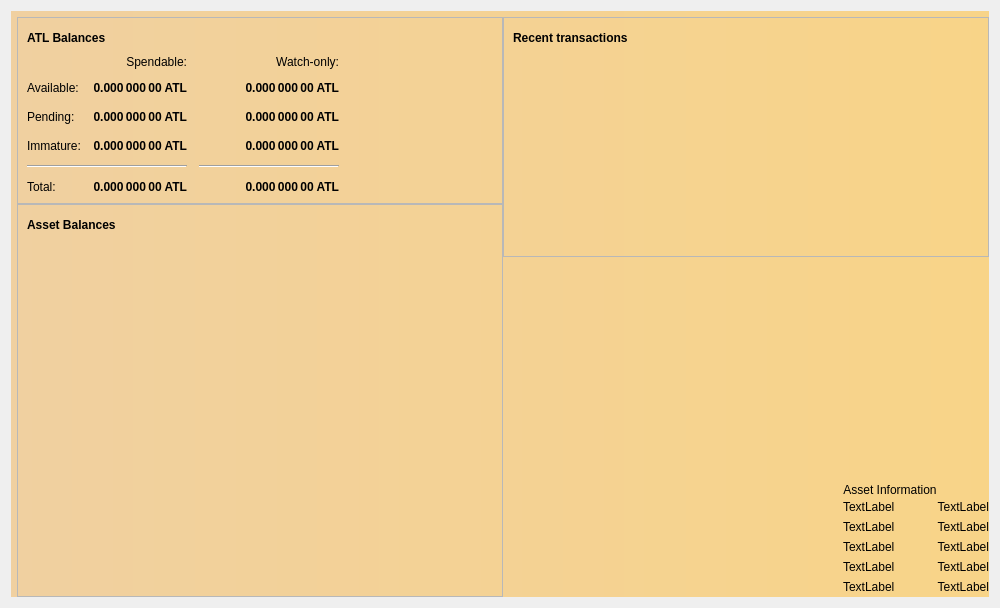
<?xml version="1.0" encoding="UTF-8"?>
<ui version="4.0">
 <class>OverviewPage</class>
 <widget class="QWidget" name="OverviewPage">
  <property name="geometry">
   <rect>
    <x>0</x>
    <y>0</y>
    <width>1000</width>
    <height>608</height>
   </rect>
  </property>
  <property name="windowTitle">
   <string>Form</string>
  </property>
  <layout class="QGridLayout" name="gridLayout_3">
   <item row="0" column="0" rowspan="2" colspan="2">
    <widget class="QLabel" name="labelAlerts">
     <property name="visible">
      <bool>true</bool>
     </property>
     <property name="styleSheet">
      <string notr="true">QLabel { background-color: qlineargradient(x1: 0, y1: 0, x2: 1, y2: 0, stop:0 #F0D0A0, stop:1 #F8D488); color:#000000; }</string>
     </property>
     <property name="wordWrap">
      <bool>true</bool>
     </property>
     <property name="margin">
      <number>3</number>
     </property>
     <property name="textInteractionFlags">
      <set>Qt::TextSelectableByMouse</set>
     </property>
    </widget>
   </item>
   <item row="1" column="1">
    <layout class="QHBoxLayout" name="horizontalLayout" stretch="0,0">
     <property name="spacing">
      <number>0</number>
     </property>
     <property name="sizeConstraint">
      <enum>QLayout::SetMaximumSize</enum>
     </property>
     <item>
      <layout class="QVBoxLayout" name="verticalLayout_2">
       <item>
        <widget class="QFrame" name="frame">
         <property name="frameShape">
          <enum>QFrame::StyledPanel</enum>
         </property>
         <property name="frameShadow">
          <enum>QFrame::Raised</enum>
         </property>
         <layout class="QVBoxLayout" name="verticalLayout_4">
          <item>
           <layout class="QHBoxLayout" name="horizontalLayout_4">
            <item>
             <widget class="QLabel" name="label_5">
              <property name="font">
               <font>
                <weight>75</weight>
                <bold>true</bold>
               </font>
              </property>
              <property name="text">
               <string>ATL Balances</string>
              </property>
             </widget>
            </item>
            <item>
             <widget class="QPushButton" name="labelWalletStatus">
              <property name="enabled">
               <bool>true</bool>
              </property>
              <property name="maximumSize">
               <size>
                <width>30</width>
                <height>16777215</height>
               </size>
              </property>
              <property name="toolTip">
               <string>The displayed information may be out of date. Your wallet automatically synchronizes with the Atlas network after a connection is established, but this process has not completed yet.</string>
              </property>
              <property name="text">
               <string/>
              </property>
              <property name="icon">
               <iconset>
                <normaloff>:/icons/warning</normaloff>
                <disabledoff>:/icons/warning</disabledoff>:/icons/warning</iconset>
              </property>
              <property name="iconSize">
               <size>
                <width>24</width>
                <height>24</height>
               </size>
              </property>
              <property name="flat">
               <bool>true</bool>
              </property>
             </widget>
            </item>
            <item>
             <spacer name="horizontalSpacer_3">
              <property name="orientation">
               <enum>Qt::Horizontal</enum>
              </property>
              <property name="sizeHint" stdset="0">
               <size>
                <width>40</width>
                <height>20</height>
               </size>
              </property>
             </spacer>
            </item>
           </layout>
          </item>
          <item>
           <layout class="QGridLayout" name="gridLayout">
            <property name="spacing">
             <number>12</number>
            </property>
            <item row="1" column="1">
             <widget class="QLabel" name="labelBalance">
              <property name="font">
               <font>
                <weight>75</weight>
                <bold>true</bold>
               </font>
              </property>
              <property name="cursor">
               <cursorShape>IBeamCursor</cursorShape>
              </property>
              <property name="toolTip">
               <string>Your current spendable balance</string>
              </property>
              <property name="text">
               <string notr="true">0.000 000 00 ATL</string>
              </property>
              <property name="alignment">
               <set>Qt::AlignRight|Qt::AlignTrailing|Qt::AlignVCenter</set>
              </property>
              <property name="textInteractionFlags">
               <set>Qt::LinksAccessibleByMouse|Qt::TextSelectableByKeyboard|Qt::TextSelectableByMouse</set>
              </property>
             </widget>
            </item>
            <item row="1" column="0">
             <widget class="QLabel" name="labelBalanceText">
              <property name="text">
               <string>Available:</string>
              </property>
             </widget>
            </item>
            <item row="3" column="2">
             <widget class="QLabel" name="labelWatchImmature">
              <property name="font">
               <font>
                <weight>75</weight>
                <bold>true</bold>
               </font>
              </property>
              <property name="cursor">
               <cursorShape>IBeamCursor</cursorShape>
              </property>
              <property name="toolTip">
               <string>Mined balance in watch-only addresses that has not yet matured</string>
              </property>
              <property name="text">
               <string notr="true">0.000 000 00 ATL</string>
              </property>
              <property name="alignment">
               <set>Qt::AlignRight|Qt::AlignTrailing|Qt::AlignVCenter</set>
              </property>
              <property name="textInteractionFlags">
               <set>Qt::LinksAccessibleByMouse|Qt::TextSelectableByKeyboard|Qt::TextSelectableByMouse</set>
              </property>
             </widget>
            </item>
            <item row="2" column="3">
             <spacer name="horizontalSpacer_2">
              <property name="orientation">
               <enum>Qt::Horizontal</enum>
              </property>
              <property name="sizeHint" stdset="0">
               <size>
                <width>40</width>
                <height>20</height>
               </size>
              </property>
             </spacer>
            </item>
            <item row="5" column="0">
             <widget class="QLabel" name="labelTotalText">
              <property name="text">
               <string>Total:</string>
              </property>
             </widget>
            </item>
            <item row="2" column="0">
             <widget class="QLabel" name="labelPendingText">
              <property name="text">
               <string>Pending:</string>
              </property>
             </widget>
            </item>
            <item row="5" column="2">
             <widget class="QLabel" name="labelWatchTotal">
              <property name="font">
               <font>
                <weight>75</weight>
                <bold>true</bold>
               </font>
              </property>
              <property name="cursor">
               <cursorShape>IBeamCursor</cursorShape>
              </property>
              <property name="toolTip">
               <string>Current total balance in watch-only addresses</string>
              </property>
              <property name="text">
               <string notr="true">0.000 000 00 ATL</string>
              </property>
              <property name="alignment">
               <set>Qt::AlignRight|Qt::AlignTrailing|Qt::AlignVCenter</set>
              </property>
              <property name="textInteractionFlags">
               <set>Qt::LinksAccessibleByMouse|Qt::TextSelectableByKeyboard|Qt::TextSelectableByMouse</set>
              </property>
             </widget>
            </item>
            <item row="2" column="1">
             <widget class="QLabel" name="labelUnconfirmed">
              <property name="font">
               <font>
                <weight>75</weight>
                <bold>true</bold>
               </font>
              </property>
              <property name="cursor">
               <cursorShape>IBeamCursor</cursorShape>
              </property>
              <property name="toolTip">
               <string>Total of transactions that have yet to be confirmed, and do not yet count toward the spendable balance</string>
              </property>
              <property name="text">
               <string notr="true">0.000 000 00 ATL</string>
              </property>
              <property name="alignment">
               <set>Qt::AlignRight|Qt::AlignTrailing|Qt::AlignVCenter</set>
              </property>
              <property name="textInteractionFlags">
               <set>Qt::LinksAccessibleByMouse|Qt::TextSelectableByKeyboard|Qt::TextSelectableByMouse</set>
              </property>
             </widget>
            </item>
            <item row="1" column="2">
             <widget class="QLabel" name="labelWatchAvailable">
              <property name="font">
               <font>
                <weight>75</weight>
                <bold>true</bold>
               </font>
              </property>
              <property name="cursor">
               <cursorShape>IBeamCursor</cursorShape>
              </property>
              <property name="toolTip">
               <string>Your current balance in watch-only addresses</string>
              </property>
              <property name="text">
               <string notr="true">0.000 000 00 ATL</string>
              </property>
              <property name="alignment">
               <set>Qt::AlignRight|Qt::AlignTrailing|Qt::AlignVCenter</set>
              </property>
              <property name="textInteractionFlags">
               <set>Qt::LinksAccessibleByMouse|Qt::TextSelectableByKeyboard|Qt::TextSelectableByMouse</set>
              </property>
             </widget>
            </item>
            <item row="2" column="2">
             <widget class="QLabel" name="labelWatchPending">
              <property name="font">
               <font>
                <weight>75</weight>
                <bold>true</bold>
               </font>
              </property>
              <property name="cursor">
               <cursorShape>IBeamCursor</cursorShape>
              </property>
              <property name="toolTip">
               <string>Unconfirmed transactions to watch-only addresses</string>
              </property>
              <property name="text">
               <string notr="true">0.000 000 00 ATL</string>
              </property>
              <property name="alignment">
               <set>Qt::AlignRight|Qt::AlignTrailing|Qt::AlignVCenter</set>
              </property>
              <property name="textInteractionFlags">
               <set>Qt::LinksAccessibleByMouse|Qt::TextSelectableByKeyboard|Qt::TextSelectableByMouse</set>
              </property>
             </widget>
            </item>
            <item row="3" column="1">
             <widget class="QLabel" name="labelImmature">
              <property name="font">
               <font>
                <weight>75</weight>
                <bold>true</bold>
               </font>
              </property>
              <property name="cursor">
               <cursorShape>IBeamCursor</cursorShape>
              </property>
              <property name="toolTip">
               <string>Mined balance that has not yet matured</string>
              </property>
              <property name="text">
               <string notr="true">0.000 000 00 ATL</string>
              </property>
              <property name="alignment">
               <set>Qt::AlignRight|Qt::AlignTrailing|Qt::AlignVCenter</set>
              </property>
              <property name="textInteractionFlags">
               <set>Qt::LinksAccessibleByMouse|Qt::TextSelectableByKeyboard|Qt::TextSelectableByMouse</set>
              </property>
             </widget>
            </item>
            <item row="0" column="2">
             <widget class="QLabel" name="labelWatchonly">
              <property name="text">
               <string>Watch-only:</string>
              </property>
              <property name="alignment">
               <set>Qt::AlignRight|Qt::AlignTrailing|Qt::AlignVCenter</set>
              </property>
             </widget>
            </item>
            <item row="4" column="0" colspan="2">
             <widget class="Line" name="line">
              <property name="orientation">
               <enum>Qt::Horizontal</enum>
              </property>
             </widget>
            </item>
            <item row="4" column="2">
             <widget class="Line" name="lineWatchBalance">
              <property name="sizePolicy">
               <sizepolicy hsizetype="Preferred" vsizetype="Fixed">
                <horstretch>0</horstretch>
                <verstretch>0</verstretch>
               </sizepolicy>
              </property>
              <property name="minimumSize">
               <size>
                <width>140</width>
                <height>0</height>
               </size>
              </property>
              <property name="orientation">
               <enum>Qt::Horizontal</enum>
              </property>
             </widget>
            </item>
            <item row="5" column="1">
             <widget class="QLabel" name="labelTotal">
              <property name="font">
               <font>
                <weight>75</weight>
                <bold>true</bold>
               </font>
              </property>
              <property name="cursor">
               <cursorShape>IBeamCursor</cursorShape>
              </property>
              <property name="toolTip">
               <string>Your current total balance</string>
              </property>
              <property name="text">
               <string notr="true">0.000 000 00 ATL</string>
              </property>
              <property name="alignment">
               <set>Qt::AlignRight|Qt::AlignTrailing|Qt::AlignVCenter</set>
              </property>
              <property name="textInteractionFlags">
               <set>Qt::LinksAccessibleByMouse|Qt::TextSelectableByKeyboard|Qt::TextSelectableByMouse</set>
              </property>
             </widget>
            </item>
            <item row="0" column="1">
             <widget class="QLabel" name="labelSpendable">
              <property name="text">
               <string>Spendable:</string>
              </property>
              <property name="alignment">
               <set>Qt::AlignRight|Qt::AlignTrailing|Qt::AlignVCenter</set>
              </property>
             </widget>
            </item>
            <item row="3" column="0">
             <widget class="QLabel" name="labelImmatureText">
              <property name="text">
               <string>Immature:</string>
              </property>
             </widget>
            </item>
           </layout>
          </item>
         </layout>
        </widget>
       </item>
       <item>
        <widget class="QFrame" name="frame_3">
         <property name="frameShape">
          <enum>QFrame::StyledPanel</enum>
         </property>
         <property name="frameShadow">
          <enum>QFrame::Raised</enum>
         </property>
         <layout class="QVBoxLayout" name="verticalLayout_5">
          <item>
           <layout class="QHBoxLayout" name="assetBalanceHorizontalLayout">
            <item>
             <widget class="QLabel" name="assetBalanceLabel">
              <property name="font">
               <font>
                <weight>75</weight>
                <bold>true</bold>
               </font>
              </property>
              <property name="text">
               <string>Asset Balances</string>
              </property>
             </widget>
            </item>
            <item>
             <widget class="QLabel" name="labelAssetAdministrator">
              <property name="toolTip">
               <string>Displayed next to assets that you are the administrator of</string>
              </property>
              <property name="text">
               <string/>
              </property>
              <property name="textFormat">
               <enum>Qt::AutoText</enum>
              </property>
              <property name="pixmap">
               <pixmap>../res/icons/asset_administrator.png</pixmap>
              </property>
              <property name="scaledContents">
               <bool>false</bool>
              </property>
             </widget>
            </item>
            <item>
             <widget class="QPushButton" name="labelAssetStatus">
              <property name="enabled">
               <bool>true</bool>
              </property>
              <property name="maximumSize">
               <size>
                <width>30</width>
                <height>16777215</height>
               </size>
              </property>
              <property name="toolTip">
               <string>The displayed information may be out of date. Your wallet automatically synchronizes with the Atlas network after a connection is established, but this process has not completed yet.</string>
              </property>
              <property name="text">
               <string/>
              </property>
              <property name="icon">
               <iconset>
                <normaloff>:/icons/warning</normaloff>
                <disabledoff>:/icons/warning</disabledoff>:/icons/warning</iconset>
              </property>
              <property name="iconSize">
               <size>
                <width>24</width>
                <height>24</height>
               </size>
              </property>
              <property name="flat">
               <bool>true</bool>
              </property>
             </widget>
            </item>
            <item>
             <spacer name="horizontalSpacer_4">
              <property name="orientation">
               <enum>Qt::Horizontal</enum>
              </property>
              <property name="sizeHint" stdset="0">
               <size>
                <width>40</width>
                <height>20</height>
               </size>
              </property>
             </spacer>
            </item>
           </layout>
          </item>
          <item>
           <widget class="QTableView" name="listAssets">
            <property name="sizePolicy">
             <sizepolicy hsizetype="Expanding" vsizetype="Expanding">
              <horstretch>0</horstretch>
              <verstretch>0</verstretch>
             </sizepolicy>
            </property>
            <property name="styleSheet">
             <string notr="true">QTableView { background: transparent; }</string>
            </property>
            <property name="sizeAdjustPolicy">
             <enum>QAbstractScrollArea::AdjustIgnored</enum>
            </property>
            <property name="selectionMode">
             <enum>QAbstractItemView::NoSelection</enum>
            </property>
            <property name="selectionBehavior">
             <enum>QAbstractItemView::SelectColumns</enum>
            </property>
            <property name="showGrid">
             <bool>true</bool>
            </property>
            <property name="cornerButtonEnabled">
             <bool>false</bool>
            </property>
            <attribute name="horizontalHeaderVisible">
             <bool>true</bool>
            </attribute>
            <attribute name="horizontalHeaderStretchLastSection">
             <bool>true</bool>
            </attribute>
            <attribute name="verticalHeaderVisible">
             <bool>false</bool>
            </attribute>
           </widget>
          </item>
          <item>
           <widget class="QWidget" name="assetVeriticalSpaceWidget" native="true">
            <layout class="QVBoxLayout" name="verticalLayout">
             <item>
              <spacer name="assetVerticalSpacer">
               <property name="orientation">
                <enum>Qt::Vertical</enum>
               </property>
               <property name="sizeHint" stdset="0">
                <size>
                 <width>20</width>
                 <height>40</height>
                </size>
               </property>
              </spacer>
             </item>
            </layout>
           </widget>
          </item>
         </layout>
        </widget>
       </item>
      </layout>
     </item>
     <item>
      <layout class="QVBoxLayout" name="verticalLayout_3">
       <item>
        <widget class="QFrame" name="frame_2">
         <property name="frameShape">
          <enum>QFrame::StyledPanel</enum>
         </property>
         <property name="frameShadow">
          <enum>QFrame::Raised</enum>
         </property>
         <layout class="QGridLayout" name="gridLayout_2">
          <item row="0" column="0">
           <layout class="QHBoxLayout" name="horizontalLayout_2">
            <item>
             <widget class="QLabel" name="label_4">
              <property name="font">
               <font>
                <weight>75</weight>
                <bold>true</bold>
               </font>
              </property>
              <property name="text">
               <string>Recent transactions</string>
              </property>
             </widget>
            </item>
            <item>
             <widget class="QPushButton" name="labelTransactionsStatus">
              <property name="enabled">
               <bool>true</bool>
              </property>
              <property name="maximumSize">
               <size>
                <width>30</width>
                <height>16777215</height>
               </size>
              </property>
              <property name="toolTip">
               <string>The displayed information may be out of date. Your wallet automatically synchronizes with the Atlas network after a connection is established, but this process has not completed yet.</string>
              </property>
              <property name="text">
               <string/>
              </property>
              <property name="icon">
               <iconset>
                <normaloff>:/icons/warning</normaloff>
                <disabledoff>:/icons/warning</disabledoff>:/icons/warning</iconset>
              </property>
              <property name="iconSize">
               <size>
                <width>24</width>
                <height>24</height>
               </size>
              </property>
              <property name="flat">
               <bool>true</bool>
              </property>
             </widget>
            </item>
            <item>
             <spacer name="horizontalSpacer">
              <property name="orientation">
               <enum>Qt::Horizontal</enum>
              </property>
              <property name="sizeHint" stdset="0">
               <size>
                <width>40</width>
                <height>20</height>
               </size>
              </property>
             </spacer>
            </item>
           </layout>
          </item>
          <item row="1" column="0">
           <widget class="QListView" name="listTransactions">
            <property name="styleSheet">
             <string notr="true">QListView { background: transparent; }</string>
            </property>
            <property name="frameShape">
             <enum>QFrame::NoFrame</enum>
            </property>
            <property name="verticalScrollBarPolicy">
             <enum>Qt::ScrollBarAlwaysOff</enum>
            </property>
            <property name="horizontalScrollBarPolicy">
             <enum>Qt::ScrollBarAlwaysOff</enum>
            </property>
            <property name="selectionMode">
             <enum>QAbstractItemView::NoSelection</enum>
            </property>
           </widget>
          </item>
         </layout>
        </widget>
       </item>
       <item>
        <spacer name="verticalSpacer_2">
         <property name="orientation">
          <enum>Qt::Vertical</enum>
         </property>
         <property name="sizeHint" stdset="0">
          <size>
           <width>20</width>
           <height>40</height>
          </size>
         </property>
        </spacer>
       </item>
       <item>
        <layout class="QHBoxLayout" name="horizontalLayout_3"/>
       </item>
       <item>
        <layout class="QGridLayout" name="gridLayout_4" columnminimumwidth="0,0,0,0">
         <item row="3" column="2">
          <widget class="QLabel" name="assetInfoPercentageLabel">
           <property name="text">
            <string>TextLabel</string>
           </property>
           <property name="alignment">
            <set>Qt::AlignLeading|Qt::AlignLeft|Qt::AlignVCenter</set>
           </property>
          </widget>
         </item>
         <item row="1" column="2">
          <widget class="QLabel" name="assetInfoStatusLabel">
           <property name="text">
            <string>TextLabel</string>
           </property>
           <property name="alignment">
            <set>Qt::AlignLeading|Qt::AlignLeft|Qt::AlignVCenter</set>
           </property>
          </widget>
         </item>
         <item row="3" column="3">
          <widget class="QLabel" name="assetInfoPercentageValue">
           <property name="text">
            <string>TextLabel</string>
           </property>
           <property name="alignment">
            <set>Qt::AlignRight|Qt::AlignTrailing|Qt::AlignVCenter</set>
           </property>
          </widget>
         </item>
         <item row="0" column="3">
          <layout class="QHBoxLayout" name="horizontalLayout_5"/>
         </item>
         <item row="3" column="0">
          <spacer name="horizontalSpacer_7">
           <property name="orientation">
            <enum>Qt::Horizontal</enum>
           </property>
           <property name="sizeHint" stdset="0">
            <size>
             <width>40</width>
             <height>20</height>
            </size>
           </property>
          </spacer>
         </item>
         <item row="6" column="0">
          <spacer name="horizontalSpacer_9">
           <property name="orientation">
            <enum>Qt::Horizontal</enum>
           </property>
           <property name="sizeHint" stdset="0">
            <size>
             <width>40</width>
             <height>20</height>
            </size>
           </property>
          </spacer>
         </item>
         <item row="2" column="2">
          <widget class="QLabel" name="assetInfoBlockLabel">
           <property name="text">
            <string>TextLabel</string>
           </property>
           <property name="alignment">
            <set>Qt::AlignLeading|Qt::AlignLeft|Qt::AlignVCenter</set>
           </property>
          </widget>
         </item>
         <item row="0" column="0">
          <layout class="QHBoxLayout" name="horizontalLayout_6"/>
         </item>
         <item row="2" column="0">
          <spacer name="horizontalSpacer_6">
           <property name="orientation">
            <enum>Qt::Horizontal</enum>
           </property>
           <property name="sizeHint" stdset="0">
            <size>
             <width>40</width>
             <height>20</height>
            </size>
           </property>
          </spacer>
         </item>
         <item row="2" column="3">
          <widget class="QLabel" name="assetInfoBlockValue">
           <property name="text">
            <string>TextLabel</string>
           </property>
           <property name="alignment">
            <set>Qt::AlignRight|Qt::AlignTrailing|Qt::AlignVCenter</set>
           </property>
          </widget>
         </item>
         <item row="1" column="0">
          <spacer name="horizontalSpacer_5">
           <property name="orientation">
            <enum>Qt::Horizontal</enum>
           </property>
           <property name="sizeHint" stdset="0">
            <size>
             <width>40</width>
             <height>20</height>
            </size>
           </property>
          </spacer>
         </item>
         <item row="5" column="0">
          <spacer name="horizontalSpacer_8">
           <property name="orientation">
            <enum>Qt::Horizontal</enum>
           </property>
           <property name="sizeHint" stdset="0">
            <size>
             <width>40</width>
             <height>20</height>
            </size>
           </property>
          </spacer>
         </item>
         <item row="0" column="2">
          <widget class="QLabel" name="assetInfoTitleLabel">
           <property name="layoutDirection">
            <enum>Qt::LeftToRight</enum>
           </property>
           <property name="text">
            <string>Asset Information</string>
           </property>
           <property name="alignment">
            <set>Qt::AlignCenter</set>
           </property>
          </widget>
         </item>
         <item row="1" column="3">
          <widget class="QLabel" name="assetInfoStatusValue">
           <property name="text">
            <string>TextLabel</string>
           </property>
           <property name="alignment">
            <set>Qt::AlignRight|Qt::AlignTrailing|Qt::AlignVCenter</set>
           </property>
          </widget>
         </item>
         <item row="6" column="2">
          <widget class="QLabel" name="assetInfoPossibleLabel">
           <property name="text">
            <string>TextLabel</string>
           </property>
          </widget>
         </item>
         <item row="5" column="2">
          <widget class="QLabel" name="assetInfoBlocksLeftLabel">
           <property name="text">
            <string>TextLabel</string>
           </property>
          </widget>
         </item>
         <item row="6" column="3">
          <widget class="QLabel" name="assetInfoPossibleValue">
           <property name="text">
            <string>TextLabel</string>
           </property>
           <property name="alignment">
            <set>Qt::AlignRight|Qt::AlignTrailing|Qt::AlignVCenter</set>
           </property>
          </widget>
         </item>
         <item row="5" column="3">
          <widget class="QLabel" name="assetInfoBlocksLeftValue">
           <property name="text">
            <string>TextLabel</string>
           </property>
           <property name="alignment">
            <set>Qt::AlignRight|Qt::AlignTrailing|Qt::AlignVCenter</set>
           </property>
          </widget>
         </item>
        </layout>
       </item>
      </layout>
     </item>
    </layout>
   </item>
  </layout>
 </widget>
 <resources/>
 <connections/>
</ui>
